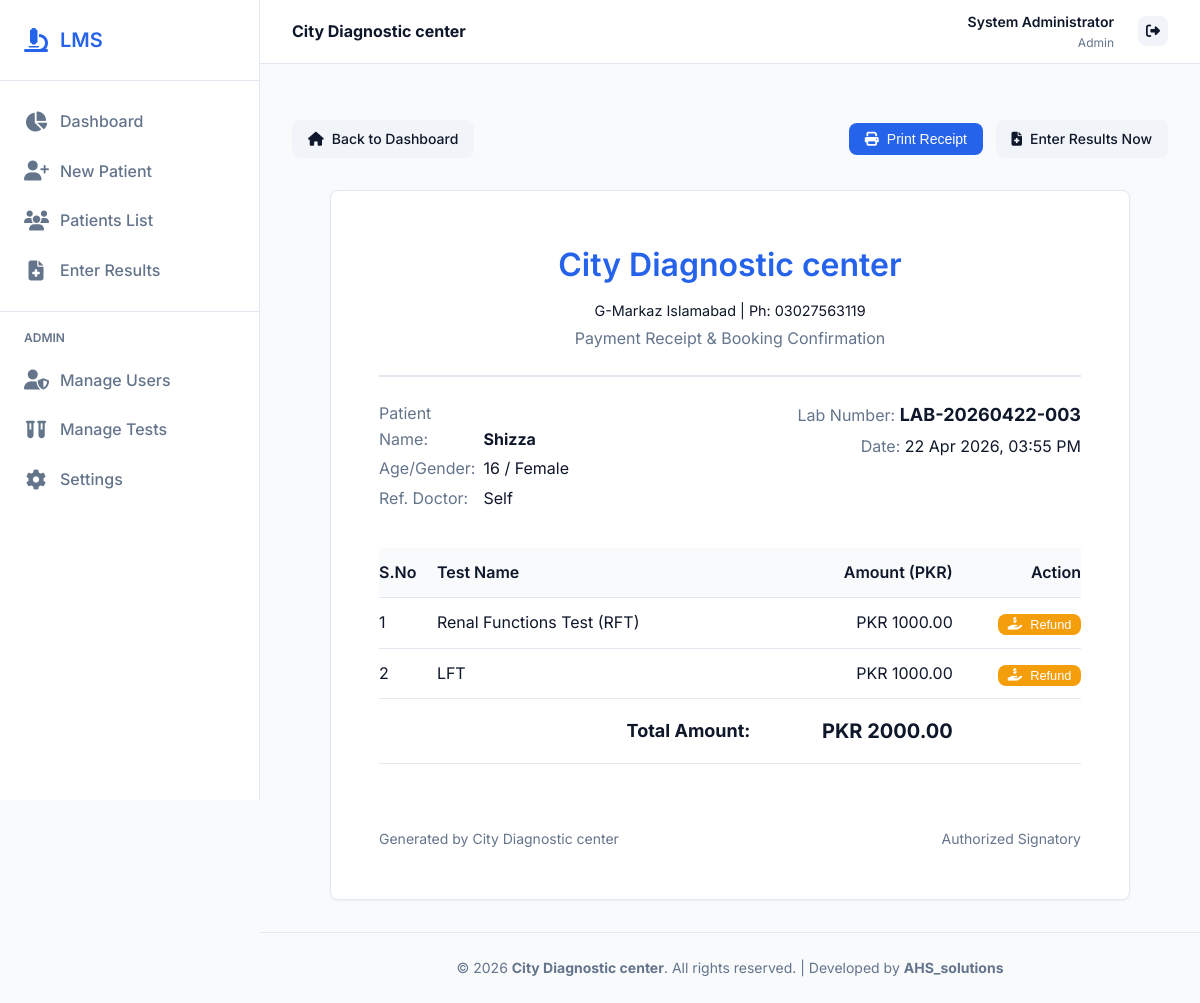
Page /patients/4/receipt (signed in) on the committed database.
### models.py (models this page shows)
class Setting(db.Model):
    id = db.Column(db.Integer, primary_key=True)
    key = db.Column(db.String(50), unique=True, nullable=False)
    value = db.Column(db.String(255), nullable=False)

class User(db.Model, UserMixin):
    id = db.Column(db.Integer, primary_key=True)
    username = db.Column(db.String(50), unique=True, nullable=False)
    password_hash = db.Column(db.String(255), nullable=False)
    role = db.Column(db.String(50), nullable=False) # Admin, Receptionist, Lab Technician, Technologist, Pathologist
    name = db.Column(db.String(100), nullable=False)

class Patient(db.Model):
    id = db.Column(db.Integer, primary_key=True)
    lab_number = db.Column(db.String(50), unique=True, nullable=False)
    name = db.Column(db.String(100), nullable=False)
    gender = db.Column(db.String(10), nullable=False)
    age = db.Column(db.Integer, nullable=False)
    contact = db.Column(db.String(20), nullable=True)
    referring_doctor = db.Column(db.String(100), nullable=False)
    registration_date = db.Column(db.DateTime, default=datetime.now)
    tests = db.relationship('PatientTest', backref='patient', lazy=True)

class PatientTest(db.Model):
    id = db.Column(db.Integer, primary_key=True)
    patient_id = db.Column(db.Integer, db.ForeignKey('patient.id'), nullable=False)
    test_id = db.Column(db.Integer, db.ForeignKey('test.id'), nullable=False)
    status = db.Column(db.String(20), default='Pending') # Pending, Completed
    results = db.relationship('Result', backref='patient_test', lazy=True, cascade="all, delete-orphan")

class Test(db.Model):
    id = db.Column(db.Integer, primary_key=True)
    name = db.Column(db.String(100), nullable=False)
    price = db.Column(db.Float, nullable=False)
    parameters = db.relationship('Parameter', backref='test', lazy=True, cascade="all, delete-orphan")
    patient_tests = db.relationship('PatientTest', backref='test', lazy=True)

### app.py (the view)
@app.route('/patients/<int:patient_id>/receipt')
@login_required
@role_required('Admin', 'Receptionist')
def patient_receipt(patient_id):
    patient = Patient.query.get_or_404(patient_id)
    total_amount = sum([pt.test.price for pt in patient.tests if pt.status != 'Cancelled'])
    return render_template('patients/receipt.html', patient=patient, total_amount=total_amount)

### app.py (called while the page is built)
@login_manager.user_loader
def load_user(user_id):
    return User.query.get(int(user_id))

def role_required(*roles):
    def decorator(f):
        @wraps(f)
        def decorated_function(*args, **kwargs):
            if not current_user.is_authenticated:
                return redirect(url_for('login', next=request.url))
            if current_user.role not in roles and current_user.role != 'Admin':
                flash('You do not have permission to access this page.', 'error')
                return redirect(url_for('dashboard'))
            return f(*args, **kwargs)
        return decorated_function
    return decorator

@app.context_processor
def inject_globals():
    settings = {}
    try:
        all_settings = Setting.query.all()
        settings = {s.key: s.value for s in all_settings}
    except Exception:
        pass # In case table doesn't exist yet during init
    lab_name = settings.get('lab_name', "Ideal Diagnostic Center")
    lab_address = settings.get('lab_address', "")
    lab_contact = settings.get('lab_contact', "")
    return dict(
        lab_name=lab_name,
        lab_address=lab_address,
        lab_contact=lab_contact,
        current_user=current_user,
        now=datetime.now()
    )

### templates/patients/receipt.html (shortened to what this page needs)
{% extends "base.html" %}
{% block content %}
<div class="no-print" style="margin-bottom: 2rem; display: flex; justify-content: space-between; align-items: center;">
    <a href="{{ url_for('dashboard') }}" class="btn btn-secondary"><i class="fa-solid fa-home"></i> Back to Dashboard</a>
    <div>
        <button onclick="window.print()" class="btn btn-primary"><i class="fa-solid fa-print"></i> Print Receipt</button>
        <a href="{{ url_for('patient_results', patient_id=patient.id) }}" class="btn btn-secondary" style="margin-left: 0.5rem;"><i class="fa-solid fa-file-medical"></i> Enter Results Now</a>
    </div>
</div>
<div class="card receipt-container" style="max-width: 800px; margin: 0 auto; padding: 3rem;">
    <div style="text-align: center; border-bottom: 2px solid var(--border-color); padding-bottom: 1.5rem; margin-bottom: 1.5rem;">
        <h1 style="color: var(--primary-color); margin-bottom: 0.5rem; font-size: 2rem;">{{ lab_name }}</h1>
        <p style="color: var(--text-dark); margin-bottom: 0.25rem; font-size: 0.9rem;">{{ lab_address }} | Ph: {{ lab_contact }}</p>
        <p style="color: var(--text-light);">Payment Receipt & Booking Confirmation</p>
    </div>
    <div style="display: flex; justify-content: space-between; margin-bottom: 2rem;">
        <div>
            <p style="margin-bottom: 0.25rem;"><span style="color: var(--text-light); width: 100px; display: inline-block;">Patient Name:</span> <strong>{{ patient.name }}</strong></p>
            <p style="margin-bottom: 0.25rem;"><span style="color: var(--text-light); width: 100px; display: inline-block;">Age/Gender:</span> {{ patient.age }} / {{ patient.gender }}</p>
            <p style="margin-bottom: 0.25rem;"><span style="color: var(--text-light); width: 100px; display: inline-block;">Ref. Doctor:</span> {{ patient.referring_doctor }}</p>
        </div>
        <div style="text-align: right;">
            <p style="margin-bottom: 0.25rem;"><span style="color: var(--text-light);">Lab Number:</span> <strong style="font-size: 1.125rem;">{{ patient.lab_number }}</strong></p>
            <p style="margin-bottom: 0.25rem;"><span style="color: var(--text-light);">Date:</span> {{ patient.registration_date.strftime('%d %b %Y, %I:%M %p') }}</p>
        </div>
    </div>
    <table style="width: 100%; border-collapse: collapse; margin-bottom: 2rem;">
        <thead>
            <tr style="border-bottom: 1px solid var(--text-dark);">
                <th style="padding: 0.75rem 0; text-align: left; color: var(--text-dark);">S.No</th>
                <th style="padding: 0.75rem 0; text-align: left; color: var(--text-dark);">Test Name</th>
                <th style="padding: 0.75rem 0; text-align: right; color: var(--text-dark);">Amount (PKR)</th>
                <th class="no-print" style="padding: 0.75rem 0; text-align: right; color: var(--text-dark);">Action</th>
            </tr>
        </thead>
        <tbody>
            {% for pt in patient.tests %}
            <tr style="border-bottom: 1px solid var(--border-color);">
                <td style="padding: 0.75rem 0;">{{ loop.index }}</td>
                <td style="padding: 0.75rem 0;" class="{% if pt.status == 'Cancelled' %}cancelled-item{% endif %}">
                    {{ pt.test.name }}
                </td>
                <td style="padding: 0.75rem 0; text-align: right;" class="{% if pt.status == 'Cancelled' %}cancelled-item{% endif %}">
                    PKR {{ "%.2f"|format(pt.test.price) }}
                </td>
                <td class="no-print" style="padding: 0.75rem 0; text-align: right;">
                    {% if pt.status != 'Cancelled' and current_user.role in ['Admin', 'Receptionist'] %}
                    <form method="POST" action="{{ url_for('refund_patient_test', pt_id=pt.id) }}" style="display:inline;" onsubmit="return confirm('Are you sure you want to refund this test?');">
                        <button type="submit" class="btn btn-warning" style="padding: 0.2rem 0.6rem; font-size: 0.8rem; background-color: #f59e0b; color: white;">
                            <i class="fa-solid fa-hand-holding-dollar"></i> Refund
                        </button>
                    </form>
                    {% endif %}
                </td>
            </tr>
            {% endfor %}
        </tbody>
        <tfoot>
            <tr>
                <td colspan="2" style="padding: 1rem 0; text-align: right; font-weight: 700; font-size: 1.125rem;">Total Amount:</td>
                <td style="padding: 1rem 0; text-align: right; font-weight: 700; font-size: 1.25rem;">PKR {{ "%.2f"|format(total_amount) }}</td>
                <td class="no-print"></td>
            </tr>
        </tfoot>
    </table>
    <div style="margin-top: 4rem; display: flex; justify-content: space-between; color: var(--text-light); font-size: 0.875rem;">
        <p>Generated by {{ lab_name }}</p>
        <p>Authorized Signatory</p>
    </div>
</div>
{% endblock %}

### templates/base.html (shortened to what this page needs)
<!DOCTYPE html>
<html lang="en">
<head>
    <link rel="stylesheet" href="https://cdnjs.cloudflare.com/ajax/libs/font-awesome/6.4.0/css/all.min.css">
    <link rel="stylesheet" href="{{ url_for('static', filename='css/style.css') }}">
</head>
<body>
    <div class="app-container">
        {% if current_user.is_authenticated %}
        <aside class="sidebar no-print">
            <div class="sidebar-header">
                <i class="fa-solid fa-microscope" style="color: var(--primary-color); font-size: 1.5rem;"></i>
                <h2>LMS</h2>
            </div>
            <nav class="sidebar-nav">
                <a href="{{ url_for('dashboard') }}" class="nav-item {% if request.endpoint == 'dashboard' %}active{% endif %}">
                    <i class="fa-solid fa-chart-pie"></i>
                    Dashboard
                </a>
                {% if current_user.role in ['Admin', 'Receptionist'] %}
                <a href="{{ url_for('patient_new') }}" class="nav-item {% if 'patient_new' in request.endpoint %}active{% endif %}">
                    <i class="fa-solid fa-user-plus"></i>
                    New Patient
                </a>
                {% endif %}
                <a href="{{ url_for('results_list') }}" class="nav-item {% if 'results_list' in request.endpoint %}active{% endif %}">
                    <i class="fa-solid fa-users"></i>
                    Patients List
                </a>
                {% if current_user.role in ['Admin', 'Lab Technician', 'Technologist', 'Pathologist'] %}
                <a href="{{ url_for('results_list') }}" class="nav-item {% if 'patient_results' in request.endpoint %}active{% endif %}">
                    <i class="fa-solid fa-file-medical"></i>
                    Enter Results
                </a>
                {% endif %}
                {% if current_user.role == 'Admin' %}
                <div style="border-top: 1px solid var(--border-color); margin: 1rem 0;"></div>
                <div style="padding: 0 1.5rem; font-size: 0.75rem; font-weight: 600; color: var(--text-light); text-transform: uppercase; margin-bottom: 0.5rem;">Admin</div>
                <a href="{{ url_for('manage_users') }}" class="nav-item {% if 'manage_users' in request.endpoint %}active{% endif %}">
                    <i class="fa-solid fa-user-shield"></i>
                    Manage Users
                </a>
                <a href="{{ url_for('test_list') }}" class="nav-item {% if 'test' in request.endpoint %}active{% endif %}">
                    <i class="fa-solid fa-vials"></i>
                    Manage Tests
                </a>
                <a href="{{ url_for('settings') }}" class="nav-item {% if 'settings' in request.endpoint %}active{% endif %}">
                    <i class="fa-solid fa-cog"></i>
                    Settings
                </a>
                {% endif %}
            </nav>
        </aside>
        {% endif %}
        <main class="main-content" {% if not current_user.is_authenticated %}style="margin-left: 0;"{% endif %}>
            {% if current_user.is_authenticated %}
            <header class="topbar no-print">
                <div class="lab-brand">
                    <strong>{{ lab_name }}</strong>
                </div>
                <div class="topbar-actions" style="display: flex; align-items: center; gap: 1.5rem;">
                    <div style="text-align: right;">
                        <div style="font-weight: 600; font-size: 0.875rem;">{{ current_user.name }}</div>
                        <div style="color: var(--text-light); font-size: 0.75rem;">{{ current_user.role }}</div>
                    </div>
                    <a href="{{ url_for('logout') }}" class="btn btn-secondary btn-icon" title="Logout"><i class="fa-solid fa-right-from-bracket"></i></a>
                </div>
            </header>
            {% endif %}
            <div class="content-wrapper">
                {% block content %}{% endblock %}
            </div>
            <footer class="no-print" style="text-align: center; padding: 1.5rem; border-top: 1px solid var(--border-color); color: var(--text-light); font-size: 0.875rem; margin-top: auto;">
                &copy; 2026 <strong>{{ lab_name }}</strong>. All rights reserved. | Developed by <strong>AHS_solutions</strong>
            </footer>
        </main>
    </div>
</body>
</html>

### static/css/style.css (style rules this page uses)
:root { --primary-color: #2563eb; --primary-hover: #1d4ed8; --secondary-color: #f1f5f9; --text-dark: #0f172a; --text-light: #64748b; --bg-light: #f8fafc; --white: #ffffff; --border-color: #e2e8f0; --success: #10b981; --danger: #ef4444; --warning: #f59e0b; --shadow-sm: 0 1px 2px 0 rgb(0 0 0 / 0.05); --shadow-md: 0 4px 6px -1px rgb(0 0 0 / 0.1), 0 2px 4px -2px rgb(0 0 0 / 0.1); --shadow-lg: 0 10px 15px -3px rgb(0 0 0 / 0.1), 0 4px 6px -4px rgb(0 0 0 / 0.1); --border-radius: 8px; --transition: all 0.3s ease; }
* { margin: 0; padding: 0; box-sizing: border-box; }
body { font-family: 'Inter', sans-serif; background-color: var(--bg-light); color: var(--text-dark); line-height: 1.6; }
h1, h2, h3, h4, h5, h6 { font-weight: 600; color: var(--text-dark); margin-bottom: 0.5rem; }
a { color: var(--primary-color); text-decoration: none; transition: var(--transition); }
.app-container { display: flex; min-height: 100vh; }
.sidebar { width: 260px; background-color: var(--white); border-right: 1px solid var(--border-color); display: flex; flex-direction: column; position: fixed; height: 100vh; overflow-y: auto; z-index: 100; }
.sidebar-header { padding: 1.5rem; border-bottom: 1px solid var(--border-color); display: flex; align-items: center; gap: 0.75rem; }
.sidebar-header h2 { font-size: 1.25rem; margin: 0; color: var(--primary-color); }
.sidebar-nav { padding: 1rem 0; flex: 1; }
.nav-item { padding: 0.75rem 1.5rem; display: flex; align-items: center; gap: 0.75rem; color: var(--text-light); font-weight: 500; transition: var(--transition); }
.nav-item i { font-size: 1.25rem; width: 24px; text-align: center; }
.main-content { flex: 1; margin-left: 260px; display: flex; flex-direction: column; }
.topbar { height: 64px; background-color: var(--white); border-bottom: 1px solid var(--border-color); display: flex; align-items: center; justify-content: space-between; padding: 0 2rem; position: sticky; top: 0; z-index: 90; }
.content-wrapper { padding: 2rem; flex: 1; }
.card { background-color: var(--white); border-radius: var(--border-radius); box-shadow: var(--shadow-sm); padding: 1.5rem; margin-bottom: 1.5rem; border: 1px solid var(--border-color); transition: var(--transition); }
.btn { display: inline-flex; align-items: center; justify-content: center; gap: 0.5rem; padding: 0.5rem 1rem; border-radius: var(--border-radius); font-weight: 500; cursor: pointer; transition: var(--transition); border: none; font-size: 0.875rem; }
.btn-primary { background-color: var(--primary-color); color: var(--white); }
.btn-secondary { background-color: var(--secondary-color); color: var(--text-dark); }
.btn-icon { padding: 0.5rem; }
table { width: 100%; border-collapse: collapse; }
th, td { padding: 1rem; text-align: left; border-bottom: 1px solid var(--border-color); }
th { font-weight: 600; color: var(--text-light); background-color: var(--bg-light); }

### rows in the picture
Setting: value "City Diagnostic center"
User: name "System Administrator", role "Admin"
Setting: value "G-Markaz Islamabad"
Setting: value "03027563119"
Patient: name "Shizza", age "16", gender "Female", referring_doctor "Self", lab_number "LAB-20260422-003", registration_date "22 Apr 2026, 03:55 PM"
PatientTest: test.name "Renal Functions Test (RFT)"
Test: test.price "1000.00"
PatientTest: test.name "LFT"
Test: test.price "1000.00"

### other values in the picture
{{ "%.2f"|format(total_amount) }} "2000.00"
